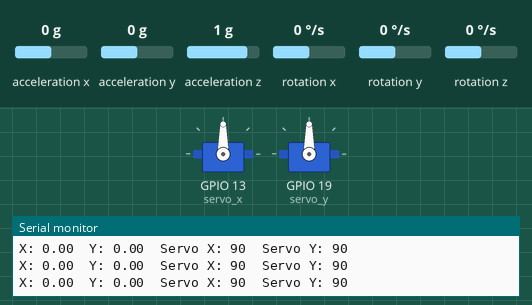
The program below on a simulated ESP32. On the bench: 2 × servo, the last lines printed to the serial monitor. The test bench sets the inputs (shaded band); at power-on: acceleration x 0 g, rotation y 0 °/s, acceleration z 1 g, acceleration y 0 g, rotation x 0 °/s, rotation z 0 °/s.

Above: at 2.2 s.
2.3 s: acceleration x set to -1.4 g
At 4.84 s:
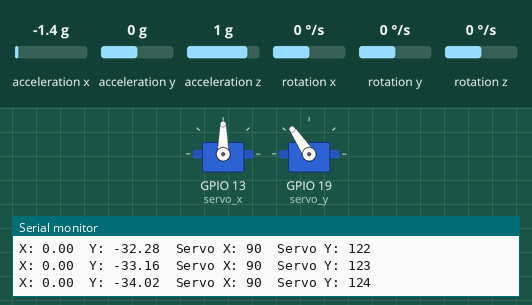
5.3 s: rotation y set to -192 °/s
7.0 s: acceleration z set to 0.1 g
8.5 s: acceleration z set to -0.2 g
At 11.2 s:
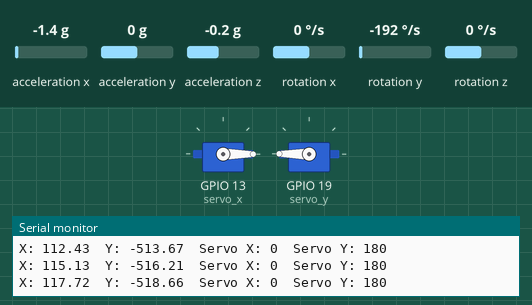
11.5 s: rotation y set to 100 °/s
At 14.25 s:
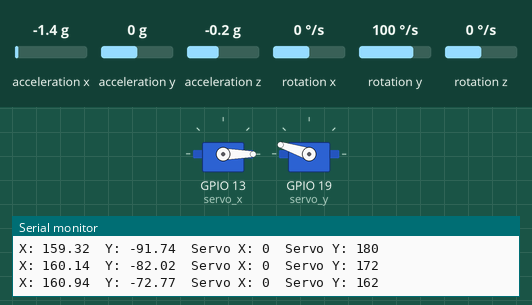
14.5 s: acceleration y set to -0.1 g
At 19.3 s:
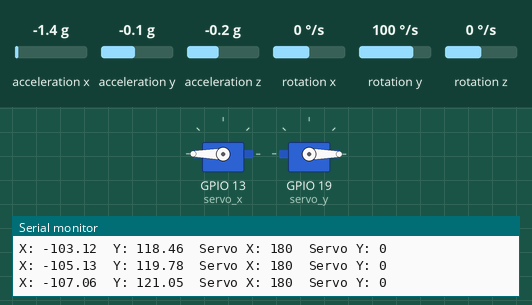
Timing chart, 0 to 20.0 s (numbered marks = the images above; inputs shaded):
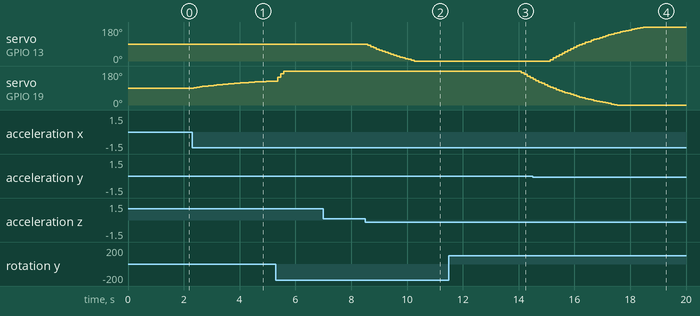

The program:

main.cpp
```cpp
#include <Arduino.h>
#include <Wire.h>
#include <MPU6050.h>
#include <ESP32Servo.h>

MPU6050 imu;
Servo servo_x;
Servo servo_y;

float angle_x = 0.0;
float angle_y = 0.0;
unsigned long last_time = 0;

#define NEUTRAL 90
#define GAIN    1.0

void setup() {
    delay(1000);            // wait for serial to stabilize after upload
    Serial.begin(115200);

    Wire.begin();
    imu.initialize();

    if (imu.testConnection()) {
        Serial.println("MPU6050 connected successfully");
    } else {
        Serial.println("MPU6050 connection FAILED");
    }
    servo_x.attach(13);
    servo_y.attach(19);
    servo_x.write(NEUTRAL);
    servo_y.write(NEUTRAL);

    last_time = millis();   // initialize before loop starts
}

void loop() {
    int16_t raw_ax, raw_ay, raw_az, raw_gx, raw_gy, raw_gz;
    imu.getMotion6(&raw_ax, &raw_ay, &raw_az, &raw_gx, &raw_gy, &raw_gz);


    float ax = raw_ax / 16384.0; // Serial.print("AX: "); Serial.println(ax);
    float ay = raw_ay / 16384.0; // Serial.print("AY: "); Serial.println(ay);
    float az = raw_az / 16384.0; // Serial.print("AZ: "); Serial.println(az);
    float gx = raw_gx / 131.0; // Serial.print("GX: "); Serial.println(gx);
    float gy = raw_gy / 131.0; // Serial.print("GY: "); Serial.println(gy);

    unsigned long now = millis();
    float dt = (now - last_time) / 1000.0;
    last_time = now;

    float accel_angle_x = atan2(ay, az) * 180.0 / PI;
    float accel_angle_y = atan2(ax, az) * 180.0 / PI;

    float gyro_angle_x = angle_x + gx * dt;
    float gyro_angle_y = angle_y + gy * dt;

    angle_x = 0.96 * gyro_angle_x + 0.04 * accel_angle_x;
    angle_y = 0.96 * gyro_angle_y + 0.04 * accel_angle_y;

    int correction_x = constrain(NEUTRAL - (int)(angle_x * GAIN), 0, 180);
    int correction_y = constrain(NEUTRAL - (int)(angle_y * GAIN), 0, 180);

    servo_x.write(correction_x);
    servo_y.write(correction_y);

    Serial.print("X: "); Serial.print(angle_x);
    Serial.print("  Y: "); Serial.print(angle_y);
    Serial.print("  Servo X: "); Serial.print(correction_x);
    Serial.print("  Servo Y: "); Serial.println(correction_y);

    delay(100);  // run at roughly 100Hz
}
```

Measured:
- the behaviour switches between 0 and -0.1 g on acceleration z (found by bisection; images 1 and 2)
- the behaviour switches between 0 and -0.1 g on acceleration y (found by bisection; images 3 and 4)
- after the input at 2.3 s, servo on GPIO 19 (servo_y): moves from 90° to 127° over 2.8 s, starting after 0.05 s
- after the input at 8.5 s, servo on GPIO 13 (servo_x): moves from 90° to 0° over 1.7 s, starting after 0.09 s
- after the input at 11.5 s, servo on GPIO 19 (servo_y): 180° → 172° after 2.6 s, → 162° 0.10 s later, → 153° 0.10 s later, → 145° 0.10 s later
- after the input at 14.5 s, servo on GPIO 13 (servo_x): moves from 0° to 180° over 3.4 s, starting after 0.64 s
